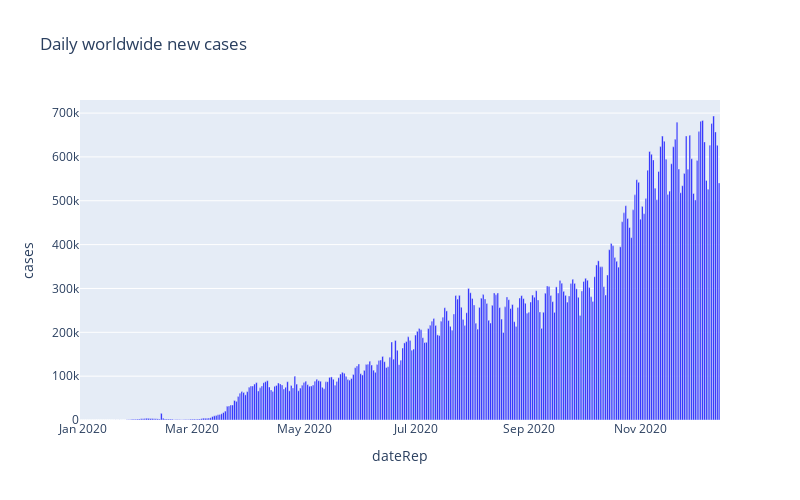

Notebook source saved alongside this figure:
### Code cell
fig = px.bar(
    ts,
    x = "dateRep",
    y = "cases",
    title= "Daily worldwide new cases",
   color_discrete_sequence=["blue"], 
    height=500,
    width=800)

fig.show()

### Figure 1 — Plotly figure (JSON) as saved in the notebook; plotly's stock layout.template omitted (floating-point values rounded to 4 significant figures; data arrays with more than 128 entries replaced by an {"elided": "..."} marker saying what was removed)
{"data": [{"alignmentgroup": "True", "hovertemplate": "dateRep=%{x}<br>cases=%{y}<extra></extra>", "legendgroup": "", "marker": {"color": "blue", "pattern": {"shape": ""}}, "name": "", "offsetgroup": "", "orientation": "v", "showlegend": false, "textposition": "auto", "type": "bar", "x": {"elided": "350 str values"}, "xaxis": "x", "y": {"elided": "350 int values"}, "yaxis": "y"}], "layout": {"barmode": "relative", "height": 500, "legend": {"tracegroupgap": 0}, "title": {"text": "Daily worldwide new cases"}, "width": 800, "xaxis": {"anchor": "y", "domain": [0, 1], "title": {"text": "dateRep"}}, "yaxis": {"anchor": "x", "domain": [0, 1], "title": {"text": "cases"}}}}
